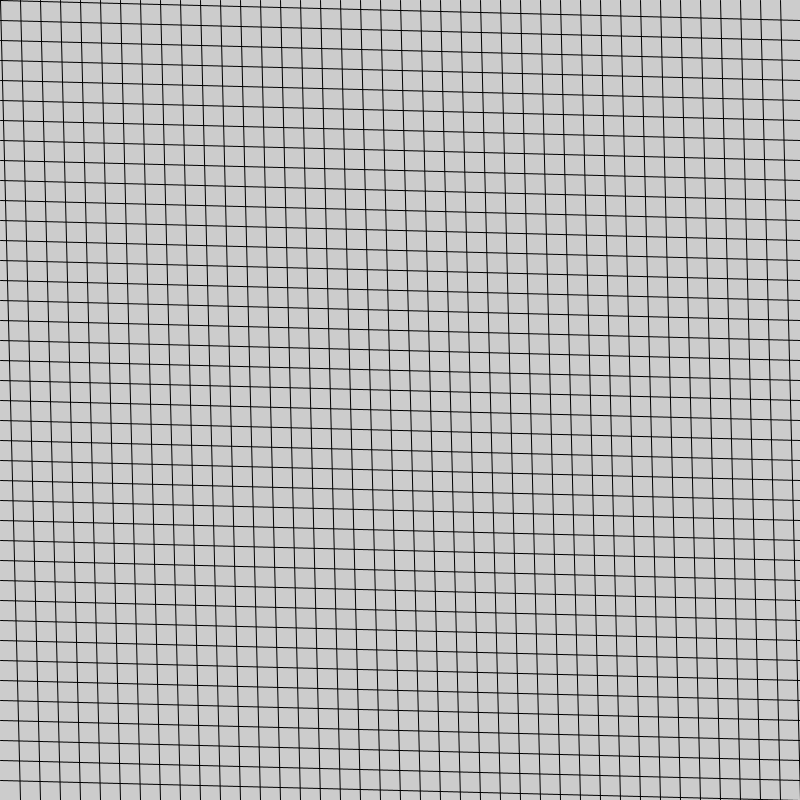
Frame 1 (no input)
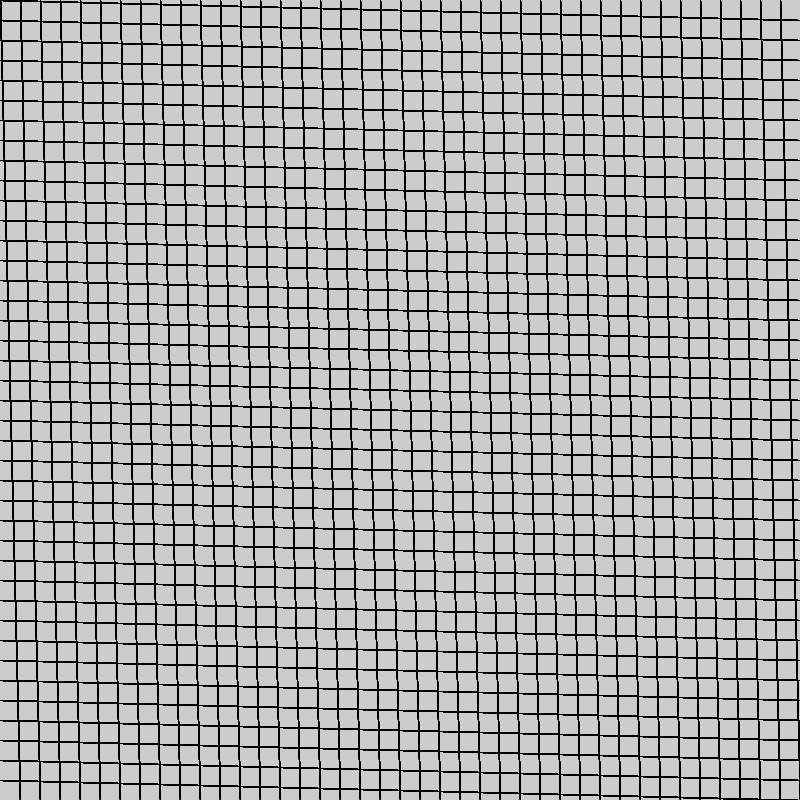
Frame 60 (the mouse pressed at the canvas centre just before this capture)
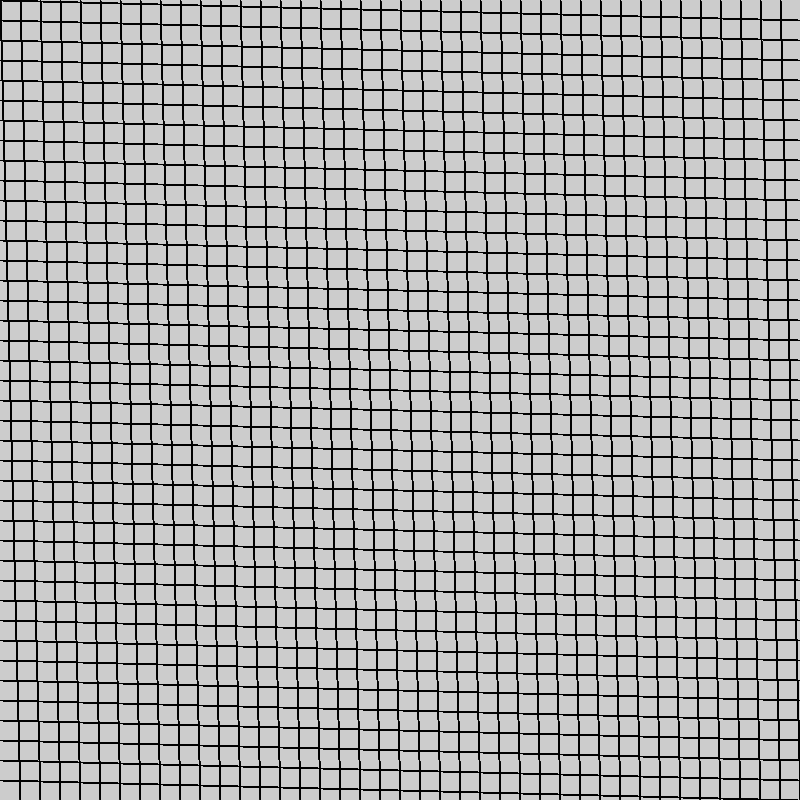
Frame 120 (the mouse held since frame 60 and released just before this capture)

The Processing sketch that drew these frames (run headless with seeded random() and noise(); from frame 60 on, the mouse is pressed at the canvas centre):

// Processing sketch: SkewedGrid
// ── SkewedGrid.pde
void setup() {
  size(800,800);
}

void draw() {
  for(int i = 0; i < height; i = i + 20) {
    line(0,i, width, i + 20);
    line(i,0,  i + 20, height);
  }
}
